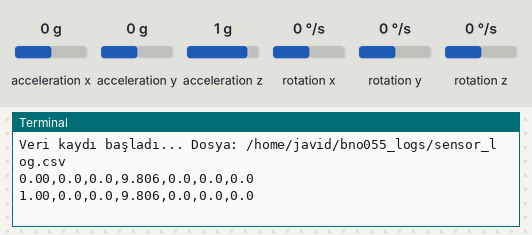
Bench run of a program on a simulated Raspberry Pi (BCM pin numbers). Parts: the last lines printed to the terminal. The inputs (shaded band) are chosen by the test bench; at power-on: acceleration x 0 g, acceleration y 0 g, acceleration z 1 g, rotation x 0 °/s, rotation y 0 °/s, rotation z 0 °/s. Files the program writes start out absent; the clock reads 2024-03-15 10:24:30 at power-on unless the program sets it.

Above: at 1.2 s.
1.3 s: acceleration x set to -1.4 g
At 2.6 s:
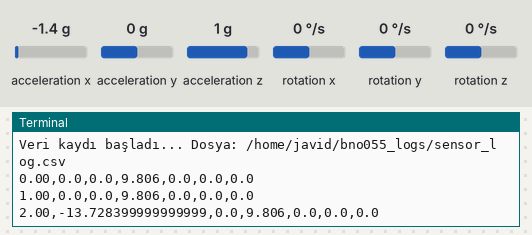
2.8 s: acceleration y set to -1.4 g
At 3.8 s:
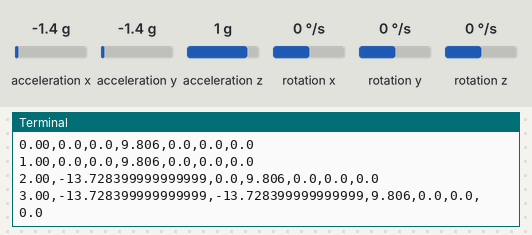
4.3 s: acceleration z set to -1.4 g
At 5.6 s:
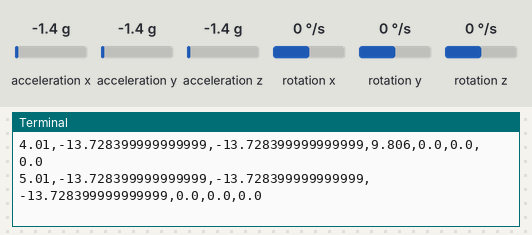
5.8 s: rotation x set to -192 °/s
At 6.6 s:
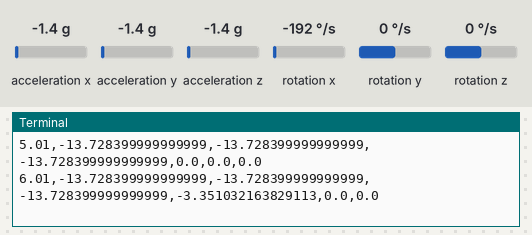
7.3 s: rotation y set to -192 °/s
At 8.8 s:
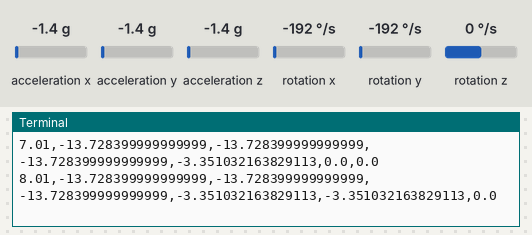
Timing chart, 0 to 9.8 s (numbered marks = the images above; inputs shaded):
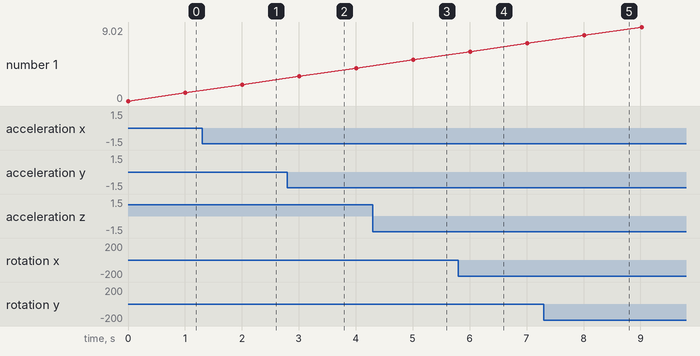

Measured:
- after the input at 1.3 s, the terminal: prints a new line after 0.71 s (image 1)
- after the input at 2.8 s, the terminal: prints a new line after 0.21 s (image 2)
- after the input at 4.3 s, the terminal: prints a new line after 0.71 s (image 3)
- after the input at 5.8 s, the terminal: prints a new line after 0.21 s (image 4)
- after the input at 7.3 s, the terminal: prints a new line after 0.72 s (image 5)

The program:

bno055_sd.py
```python
import time
import board
import busio
import adafruit_bno055
import os

# I2C başlat
i2c = busio.I2C(board.SCL, board.SDA)
sensor = adafruit_bno055.BNO055_I2C(i2c)

# Dosya yolu (SD kartın mount edildiği yere göre ayarla, örn: /media/pi/SDCARD/)
log_dir = "/home/javid/bno055_logs"
os.makedirs(log_dir, exist_ok=True)
filename = os.path.join(log_dir, "sensor_log.csv")

# Başlıkları yaz
with open(filename, "w") as f:
    f.write("Time(s),Accel_X,Accel_Y,Accel_Z,Gyro_X,Gyro_Y,Gyro_Z\n")

print("Veri kaydı başladı... Dosya:", filename)

start_time = time.time()

try:
    while True:
        now = time.time() - start_time
        accel = sensor.acceleration  # (x, y, z)
        gyro = sensor.gyro  # (x, y, z)

        if accel and gyro:
            line = f"{now:.2f},{accel[0]},{accel[1]},{accel[2]},{gyro[0]},{gyro[1]},{gyro[2]}\n"
            with open(filename, "a") as f:
                f.write(line)
            print(line.strip())

        time.sleep(1)  # 10 Hz örnekleme

except KeyboardInterrupt:
    print("Kayıt durduruldu.")
```
